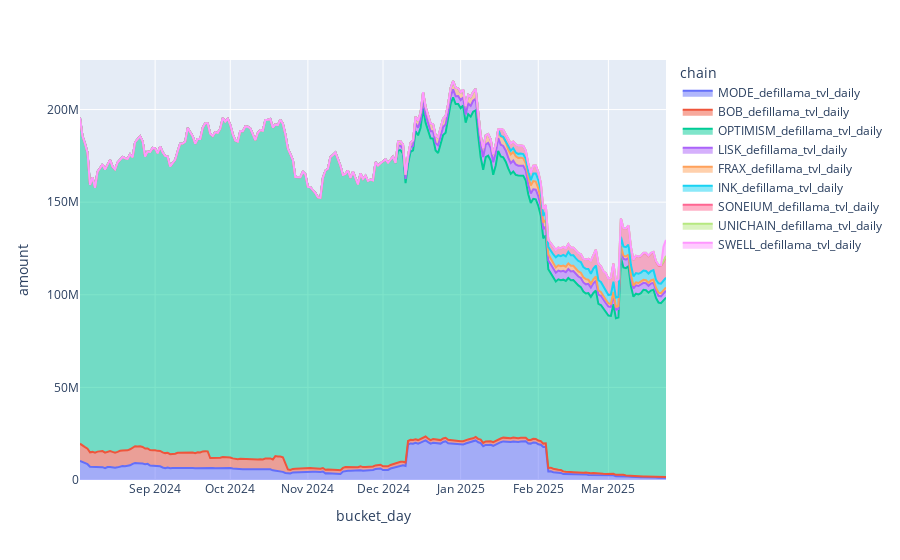

Notebook cell for this chart:
### Code cell
px.area(df_metrics, x='bucket_day', y='amount', color='chain')
